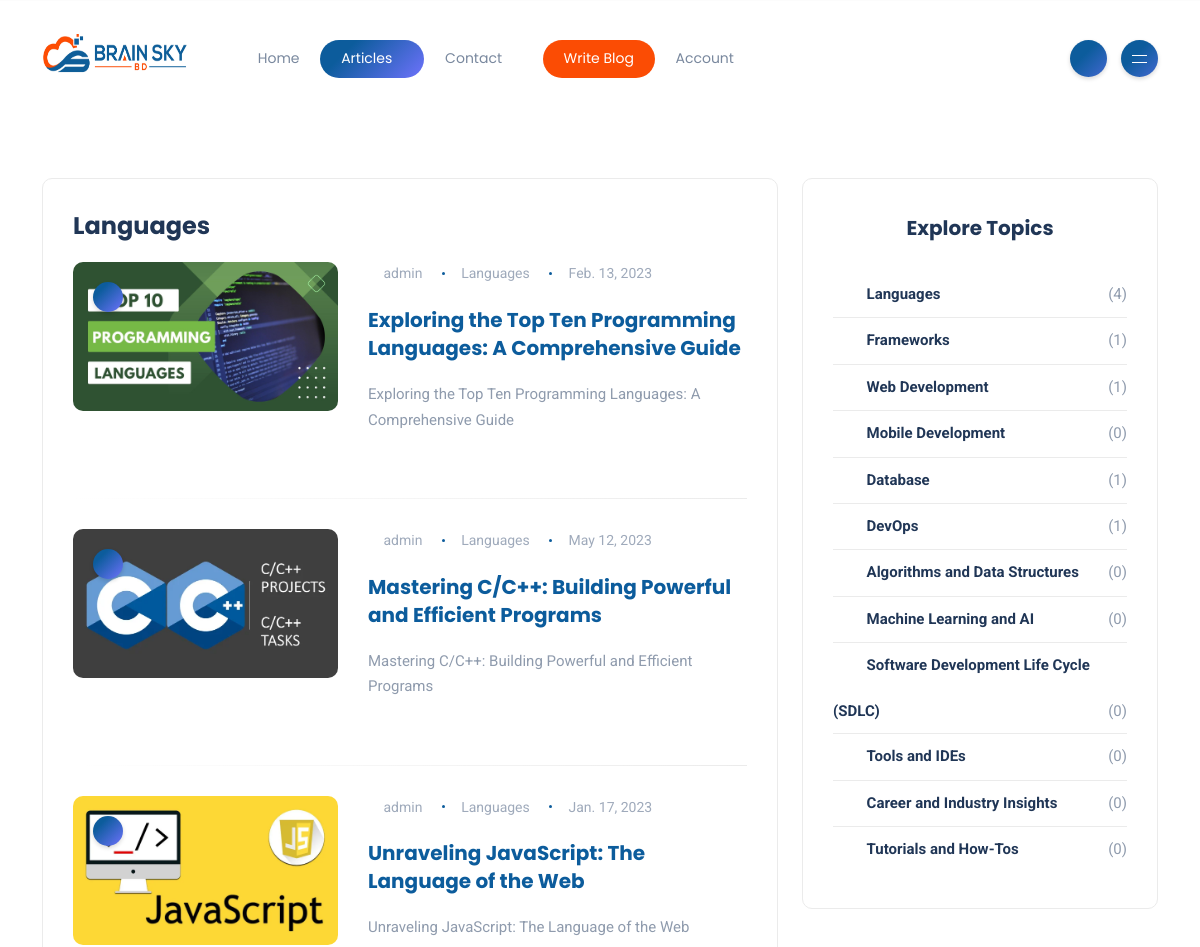
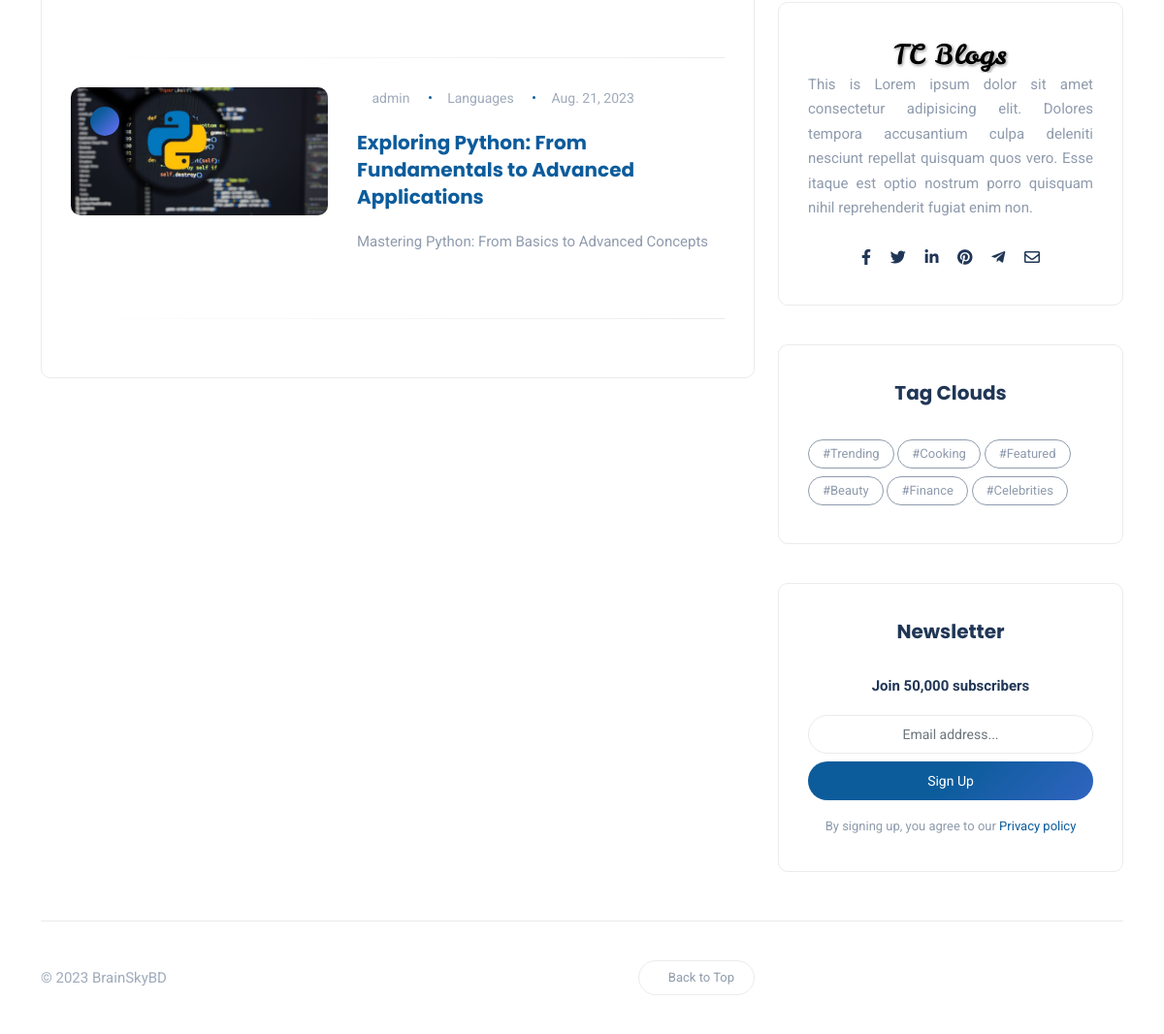
Screenshot of /category-articles/languages with the database file from the repository (2 pictures, top to bottom).
### article/models.py (models this page shows, shortened)
class article_category(models.Model):
    class Meta:
        verbose_name_plural = 'Article Category'
    slug = models.SlugField(default="Auto-Generate", editable=False)
    name = models.CharField(max_length=255)
    def total_article(self):
        return Article_table.objects.filter(Category=self).count()

class Article_table(models.Model):
    class Meta:
        verbose_name_plural = 'Article Table'
    Title = models.CharField(max_length=255)
    slug = models.SlugField(default="Auto-Generate", editable=False)
    Category = models.ForeignKey(article_category, on_delete=models.CASCADE, blank=True, null=True)
    Chapter = models.ForeignKey(article_chapter, on_delete=models.CASCADE, blank=True, null=True)
    Subchapter = models.ForeignKey(article_subchapter, on_delete=models.CASCADE, blank=True, null=True)
    Author = models.ForeignKey(User, on_delete=models.CASCADE, blank=True, null=True)
    image = models.ImageField(upload_to='Article_images/', blank=True, null=True)
    Short_Description = models.TextField(default="", blank=True, null=True)
    Description = RichTextField(blank=True, null=True)
    tags = models.CharField(max_length=255, default="", blank=True, null=True)
    Read_Time = models.CharField(max_length=255, default="", blank=True, null=True)
    total_views = models.IntegerField(default=0, null=True, blank=True)
    last_hour_views = models.IntegerField(default=0, null=True, blank=True)
    Time = models.DateTimeField(default=datetime.now(), blank=True)
    def get_profile(self):
        if Profile.objects.filter(user=self.Author):
            var_get_profile = Profile.objects.get(user=self.Author)
        else:
            var_get_profile = None
        return var_get_profile

### account/models.py (models this page shows, shortened)
class Profile(models.Model):
    user = models.OneToOneField(User, on_delete=models.CASCADE)
    designation = models.CharField(max_length=255, default='', null=True, blank=True)
    level_status = (
        ("Level One", "Level One"),
        ("Level Two", "Level Two"),
        ("Pro", "Pro"),
    )
    level = models.CharField(max_length=20, choices=level_status, default="Level One")
    image = models.ImageField(default='default_porfile.jpg',upload_to='pofile_pics')
    followers = models.ManyToManyField(User, related_name='followers', default=None, blank=True)
    bio = models.TextField(max_length=200, null=True,blank=True)
    facebook_profile = models.URLField(null=True,blank=True, default='')
    linkedin_profile = models.URLField(null=True,blank=True, default='')
    Instagram_profile = models.URLField(null=True,blank=True, default='')
    twitter_profile = models.URLField(null=True,blank=True, default='')

### home/views.py (the view)
# urls.py: path('category-articles/<str:slug>', views.category_articles, name="category_articles"),
def category_articles(request, slug):
    all_categories = article_category.objects.all()
    get_category = article_category.objects.get(slug = slug)
    filter_article = Article_table.objects.filter(Category=get_category).order_by('-id')
    context = {'all_categories': all_categories, 'get_category':get_category, 'filter_article':filter_article}
    return render(request, 'category_articles.html', context)

### home/templates/category_articles.html (shortened to what this page needs)
{% extends 'base.html' %}
{% load static %}
{% block active_article %}active{% endblock %}
{% block body %}
        <section class="main-content">
            <div class="container-xl">
                <div class="row gy-4">
                    <div class="col-lg-8">
                        <div class="padding-30 rounded bordered">
                            <div class="row">
                            <h4>{{ get_category.name }}</h4>
                            {% if filter_article %}
                                {% for article in filter_article %}
                                <div class="col-md-12 col-sm-6">
                                    <div class="post post-list clearfix">
                                        <div class="thumb rounded">
                                            <span class="post-format-sm">
                                            </span>
                                            <a href="{% url 'writer' article.get_profile.user.username %}">
                                                <div class="inner">
                                                    <img src="{% if article.image %}{{ article.image.url }}{% else %}{% static 'images/default-img.webp' %}{% endif %}" alt="">
                                                </div>
                                            </a>
                                        </div>
                                        <div class="details">
                                            <ul class="meta list-inline mb-3">
                                                <li class="list-inline-item">
                                                    <a href="{% url 'writer' article.get_profile.user.username %}">
                                                        {% if article.get_profile %}{{ article.get_profile.user.username }}{% endif %}
                                                    </a>
                                                </li>
                                                <li class="list-inline-item">
                                                    <a href="{% url 'category_articles' article.Category.slug %}">{{ article.Category.name }}</a>
                                                </li>
                                                <li class="list-inline-item">{{ article.Time.date }}</li>
                                            </ul>
                                            <h5 class="post-tile">
                                                <a href="{% url 'article_details' article.slug %}">
                                                    {{ article.Title }}
                                                </a>
                                            </h5>
                                            <p class="excerpt mb-0">
                                                {{ article.Short_Description }}
                                            </p>
                                            <div class="post-bottom clearfix d-flex align-items-center">
                                                <div class="social-share me-auto">
                                                </div>
                                            </div>
                                        </div>
                                    </div>
                                </div>
                                {% endfor %}
                            {% else %}
                                <h5>No Article</h5>
                            {% endif %}
                            </div>
                        </div>
                    </div>
                    <div class="col-lg-4">
                        <div class="sidebar">
                            <div class="widget rounded">
                                <div class="widget-header text-center">
                                    <h3 class="widget-title">Explore Topics</h3>
                                </div>
                                <div class="widget-content">
                                    <ul class="list">
                                        {% for category in all_categories %}
                                        <li><a href="{% url 'category_articles' category.slug %}">{{ category.name }}</a><span>({{ category.total_article }})</span></li>
                                        {% endfor %}
                                    </ul>
                                </div>
                            </div>
                            <div class="widget rounded">
                                <div class="widget-about text-center">
                                    <img src="{% static '' %}images/logo.svg" alt="" class="logo">
                                    <p class="mb-4" style="text-align: justify;">This is Lorem ipsum dolor sit amet
                                        consectetur adipisicing elit.
                                        Dolores tempora accusantium culpa deleniti nesciunt repellat quisquam quos vero.
                                        Esse itaque est optio nostrum porro quisquam nihil reprehenderit fugiat enim
                                        non.</p>
                                    <ul class="social-icons list-unstyled list-inline mb-0">
                                        <li class="list-inline-item">
                                            <a href="{'url 'article_page_details'}"><i class="fab fa-facebook-f"></i></a>
                                        </li>
                                        <li class="list-inline-item">
                                            <a href="#"><i class="fab fa-twitter"></i></a>
                                        </li>
                                        <li class="list-inline-item">
                                            <a href="#"><i class="fab fa-linkedin-in"></i></a>
                                        </li>
                                        <li class="list-inline-item">
                                            <a href="#"><i class="fab fa-pinterest"></i></a>
                                        </li>
                                        <li class="list-inline-item">
                                            <a href="#"><i class="fab fa-telegram-plane"></i></a>
                                        </li>
                                        <li class="list-inline-item">
                                            <a href="#"><i class="far fa-envelope"></i></a>
                                        </li>
                                    </ul>
                                </div>
                            </div>
                            <div class="widget rounded">
                                <div class="widget-header text-center">
                                    <h3 class="widget-title">Tag Clouds</h3>
                                </div>
                                <div class="widget-content">
                                    <a href="#" class="tag">#Trending</a>
                                    <a href="#" class="tag">#Cooking</a>
                                    <a href="#" class="tag">#Featured</a>
                                    <a href="#" class="tag">#Beauty</a>
                                    <a href="#" class="tag">#Finance</a>
                                    <a href="#" class="tag">#Celebrities</a>
                                </div>
                            </div>
                            <div class="widget rounded">
                                <div class="widget-header text-center">
                                    <h3 class="widget-title">Newsletter</h3>
                                </div>
                                <div class="widget-content">
                                    <span class="newsletter-headline text-center mb-3">Join 50,000 subscribers</span>
                                    <form action="{% url 'submit_newsletter' %}" method="POST">{% csrf_token %}
                                        <div class="mb-2">
                                            <input type="email" name="email" class="form-control w-100 text-center"
                                                placeholder="Email address...">
                                        </div>
                                        <button class="btn btn-default btn-full">Sign Up</button>
                                    </form>
                                    <span class="newsletter-privacy text-center mt-3">
                                        By signing up, you agree to our <a href="#">Privacy policy</a>
                                    </span>
                                </div>
                            </div>
                        </div>
                    </div>
                </div>
            </div>
        </section>
{% endblock %}

### rows the page displays
article_category: name "Languages", total_article "4"
Article_table: image (picture), get_profile.user.username "admin", Category.name "Languages", Time "Feb. 13, 2023", Title "Exploring the Top Ten Programming Languages: A Comprehensive Guide", Short_Description "Exploring the Top Ten Programming Languages: A Comprehensive Guide"
Article_table: image (picture), get_profile.user.username "admin", Category.name "Languages", Time "May 12, 2023", Title "Mastering C/C++: Building Powerful and Efficient Programs", Short_Description "Mastering C/C++: Building Powerful and Efficient Programs"
Article_table: image (picture), get_profile.user.username "admin", Category.name "Languages", Time "Jan. 17, 2023", Title "Unraveling JavaScript: The Language of the Web", Short_Description "Unraveling JavaScript: The Language of the Web"
Article_table: image (picture), get_profile.user.username "admin", Category.name "Languages", Time "Aug. 21, 2023", Title "Exploring Python: From Fundamentals to Advanced Applications", Short_Description "Mastering Python: From Basics to Advanced Concepts"
article_category: name "Frameworks", total_article "1"
article_category: name "Web Development", total_article "1"
article_category: name "Mobile Development", total_article "0"
article_category: name "Database", total_article "1"
article_category: name "DevOps", total_article "1"
article_category: name "Algorithms and Data Structures", total_article "0"
article_category: name "Machine Learning and AI", total_article "0"
article_category: name "Software Development Life Cycle (SDLC)", total_article "0"
article_category: name "Tools and IDEs", total_article "0"
article_category: name "Career and Industry Insights", total_article "0"
article_category: name "Tutorials and How-Tos", total_article "0"
